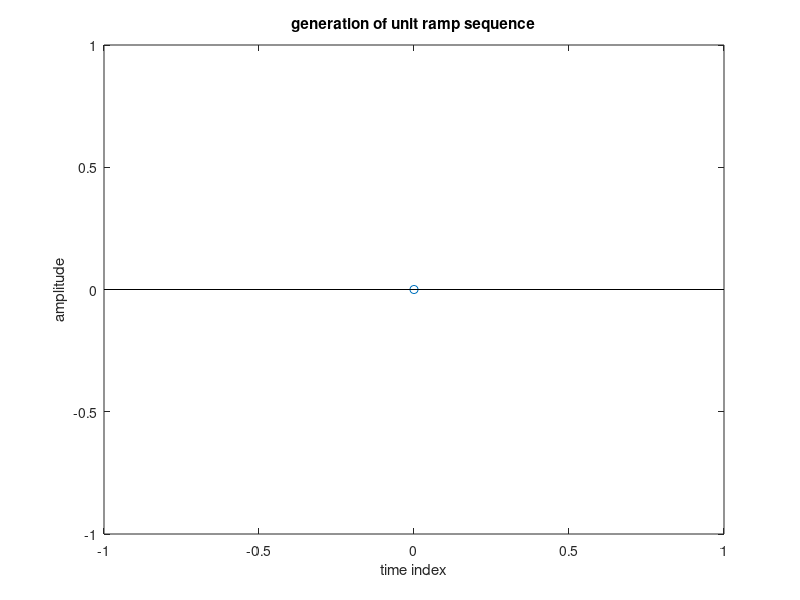

The MATLAB source for this figure:
%unit ramp response
clc
clear all
a=input('enter the lenght of sequennce:');
b=input('enter the sampling:');
x=0:b:a-1;
y=x;
stem(x,y);
xlabel('time index');
ylabel('amplitude');
title('generation of unit ramp sequence');
